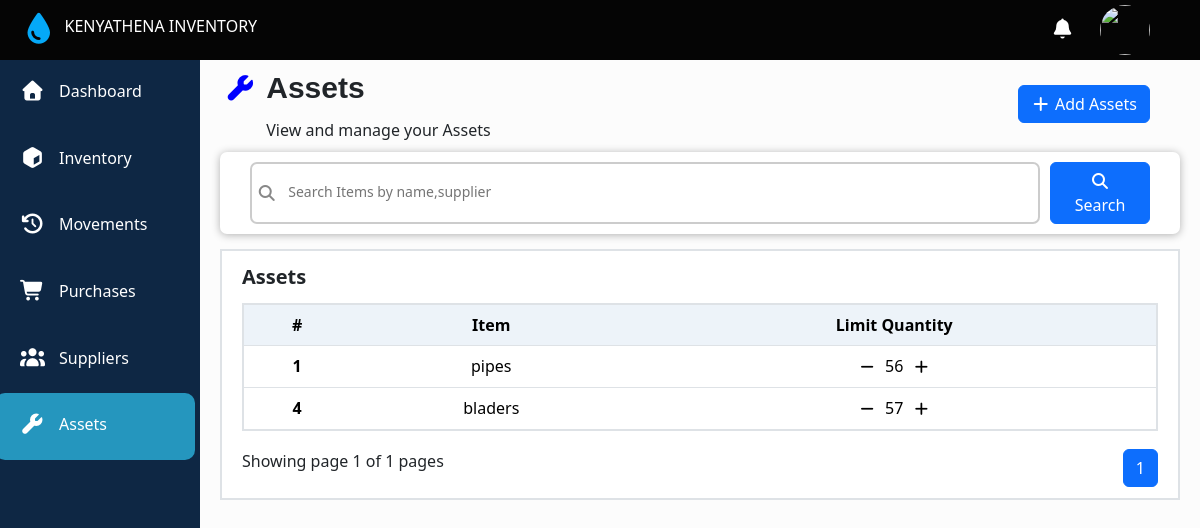
Page /assetPage/ on the committed database.
### main/models.py (models this page shows, shortened)
class assets(models.Model):
  item = models.CharField(max_length=200)
  limit_quantity = models.PositiveIntegerField()

### main/views.py (the view, shortened to what this page needs)
# urls.py: path('assetPage/',views.assetPage,name='assets'),
def assetPage(request):
  stock = Stock.objects.all()
  asset = assets.objects.all()
  paginator = Paginator(asset,7)
  page_number = request.GET.get("page")
  page_obj = paginator.get_page(page_number)
  context ={
    'page_obj':page_obj
  }
  return render(request,'main/assetPage.html',context)

### main/templates/main/assetPage.html (shortened to what this page needs)
{% extends 'main/base.html' %}
{% block content %}
    <div class="inventoryTitle">
      <div class="inventoryTitle_first">
       <i class="fa-solid fa-wrench"></i>
        <div>
          <span>Assets</span>
          <span>View and manage your Assets</span>
        </div>
      </div>
      <div class="inventoryTitle_second">
        <a type="button" class="btn btn-primary" href="{% url 'assetreceivePage' %}">
           <i class="fa-solid fa-plus"></i> Add Assets
        </a>
      </div>
    </div>
    <form action="{% url 'assets' %}" method="GET">
      <div class="search">
       <div class="search-button">
        <i class="fa-solid fa-magnifying-glass"></i>
        <input type="text" placeholder="Search Items by name,supplier" name="q" id="search" >
       </div>
       <button type="submit" class="btn btn-primary">
        <i class="fa-solid fa-magnifying-glass"></i> Search
       </button>
    </div>
    </form>
    <div class="recent-inventory-table" id="recent-inventory-table">
      <div class="recent-title">
        <div><a class="current-stock-link" href="{% url 'assets' %}?q=#recent-inventory-table">Assets</a></div>
      </div>
      <table class="table" id="inventory-table">
        <thead>
          <tr>
            <th  scope="col">#</th>
            <th scope="col">Item</th>
            <th scope="col">Limit Quantity</th>
          </tr>
        </thead>
        <tbody>
          {% for asset in page_obj.object_list %}
          <tr>
            <th scope="row">{{asset.id}}</th>
            <td>{{asset.item}}</td>
            <td>
              <i class="fa-solid fa-minus minus" data-index="{{asset.id}}"></i>
                <span class="quantity">{{asset.limit_quantity}}</span>
              <i class="fa-solid fa-plus plus" data-index="{{asset.id}}"></i>
            </td>
          </tr>
         {% endfor %}
        </tbody>
      </table>
      <div class="last-part">
        <div class="last-part-start">
          Showing page {{ page_obj.number }} of {{ page_obj.paginator.num_pages }} pages
        </div>
        <div class="action">
        <nav aria-label="...">
            <ul class="pagination">
              {% for num in page_obj.paginator.page_range %}
                {% if page_obj.number == num %}
                  <li class="page-item active"><a class="page-link" href="?&page={{ num }}#inventory-table">{{ num }}</a></li>
                {% else %}
                  <li class="page-item"><a class="page-link" href="?page={{ num }}#inventory-table">{{ num }}</a></li>
                {% endif %}
              {% endfor %}
            </ul>
        </nav>
        </div>
      </div>
    </div>
{% endblock content %}

### main/static/main/css/masawe.css (style rules this page uses)
body { margin: 90px 0 0 220px; padding: 0; box-sizing: border-box; background-color: rgb(240, 244, 254); }
html, body { scrollbar-width: none; -ms-overflow-style: none; }

### main/templates/main/navbar.html (style rules this page uses)
a { display: flex; text-decoration: none; color: white; align-items: center; height: 100%; width: 100%; }

### main/templates/main/assetPage.html (style rules this page uses)
body { background-color: rgba(0,0,0,0.01) }
.inventoryTitle { display: flex; justify-content: space-between; padding: 0 50px 0 5px; align-items: center; margin-top: -25px; }
.inventoryTitle_first { display: flex; }
.inventoryTitle_first i { font-size: 25px; margin-top:10px; color:blue; }
.inventoryTitle_first div { display: flex; flex-direction: column; margin-left: 10px; }
.inventoryTitle_first div span:first-child { font-family: sans-serif; font-size: 30px; font-weight: 700; margin-bottom: 8px; }
.search { background-color: white; border-radius: 7px; margin-right: 20px; box-shadow:0px 1px 8px rgba(0, 0, 0, 0.3); padding: 10px 30px; display: grid; column-gap: 10px; margin-top: 10px; grid-template-columns: 10fr 1fr; }
.search button { width: 100px; }
.search-button { display: flex; border: 2px solid #ccc; gap: 10px; align-items: center; padding: 5px; border-radius:7px ; }
.search-button input { width: 100%; border: none; outline: none; font-size: 16px; color: #4e4b4b; }
.search-button input::placeholder { font-size: 14px; transform: translateY(-2px); }
.search-button i { color: #888; }
.recent-inventory-table { border:2px solid rgba(222, 226, 230); margin-right: 20px; padding:10px 20px; margin-top: 15px; background-color: white; margin-bottom: 20px; }
.recent-inventory-table .recent-title { display: flex; justify-content: space-between; align-items: center; margin-top: -5px; }
.recent-inventory-table .recent-title div:first-child { font-weight: 700; font-size: 20px; }
.recent-inventory-table .current-stock-link { display: inline; color: inherit; text-decoration: none; }
.recent-inventory-table .recent-title div:last-child { transform: translateY(6px); }
.recent-inventory-table .table { margin-top: 17px; border: 2px solid rgba(222, 226, 230); border-radius: 7px; padding: 10; text-align: center; }
.recent-inventory-table .table thead tr th { background-color:rgba(237, 243, 249); }
.recent-inventory-table .last-part { display: flex; justify-content: space-between; margin-top: -13px; align-items: center; }
.recent-inventory-table .last-part .action { transform: translateY(15px); }
.table i { font-size: 14px; margin: 5px; cursor: pointer; }

### rows in the picture
assets: id "1", item "pipes", limit_quantity "56"
assets: id "4", item "bladers", limit_quantity "57"

### other values in the picture
{{ page_obj.number }} "1"
{{ page_obj.paginator.num_pages }} "1"
{{ num }} "1"
